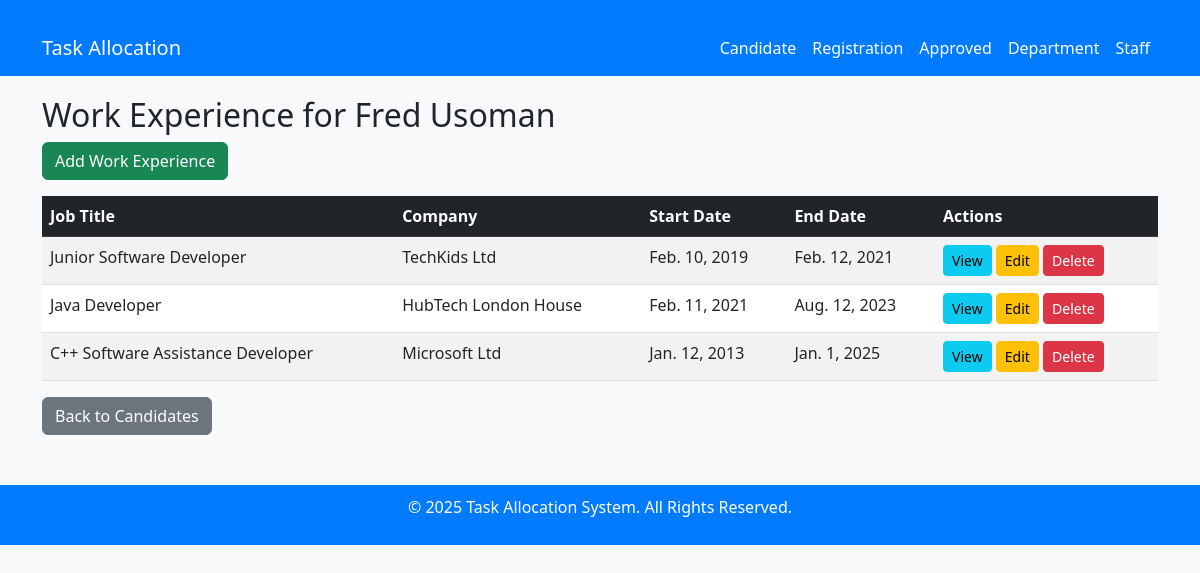
Screenshot of /work-experience/3/ with the database file from the repository.
### mainApp/models.py (models this page shows, shortened)
class Candidate(models.Model):
    first_name = models.CharField(max_length=100)
    last_name = models.CharField(max_length=100)
    email = models.EmailField(unique=True)
    phone = models.CharField(max_length=20, blank=True, null=True)
    resume = models.FileField(upload_to="resumes/", blank=True, null=True)
    certificate = models.FileField(upload_to="certificates/", blank=True, null=True)
    GENDER_LIST = [
        ("Male" ,"Male"),
        ("Female" , "Female"),
    ]
    gender = models.CharField(max_length=50, choices=GENDER_LIST, default="Male")
    approval = models.CharField(max_length=20, default='not_approved')
    role = models.CharField(max_length=50, default='no_role')
    date_applied = models.DateTimeField(auto_now_add=True)

class WorkExperience(models.Model):
    candidate = models.ForeignKey(Candidate, on_delete=models.CASCADE, related_name="work_experience")
    job_title = models.CharField(max_length=255)
    company_name = models.CharField(max_length=255)
    start_date = models.DateField()
    end_date = models.DateField(blank=True, null=True)
    responsibilities = models.TextField(blank=True, null=True)

### mainApp/views.py (the view)
# urls.py: path('work-experience/<int:candidate_id>/', views.work_experience_list, name='work_experience_list'),
def work_experience_list(request, candidate_id):
    candidate = get_object_or_404(Candidate, id=candidate_id)
    experiences = WorkExperience.objects.filter(candidate=candidate)
    return render(request, 'task_allocation/work_experience/list.html', {'experiences': experiences, 'candidate': candidate})

### templates/task_allocation/work_experience/list.html (shortened to what this page needs)
{% extends '../base.html' %}
  {% block content %}
  <h2>
    Work Experience for {{ candidate.first_name }} {{ candidate.last_name }}
  </h2>
  <a
    href="{% url 'add_work_experience' candidate.id %}"
    class="btn btn-success mb-3"
    >Add Work Experience</a
  >
  <table class="table table-striped">
    <thead class="table-dark">
      <tr>
        <th>Job Title</th>
        <th>Company</th>
        <th>Start Date</th>
        <th>End Date</th>
        <th>Actions</th>
      </tr>
    </thead>
    <tbody>
      {% for experience in experiences %}
      <tr>
        <td>{{ experience.job_title }}</td>
        <td>{{ experience.company_name }}</td>
        <td>{{ experience.start_date }}</td>
        <td>
          {% if experience.end_date %} {{ experience.end_date }} {% else %}
          Present {%endif %}
        </td>
        <td>
          <button type="button" class="btn btn-info btn-sm" data-bs-toggle="modal" data-bs-target="#exampleModal"
          onclick="showApprovedCandidateDetails('{{ experience.id }}', '{{candidate.id}}')" >View</button>
          <a
            href="{% url 'edit_work_experience' experience.id candidate.id %}"
            class="btn btn-warning btn-sm"
            >Edit</a
          >
          <a
            href="{% url 'delete_work_experience' experience.id candidate.id %}"
            class="btn btn-danger btn-sm"
            onclick="return confirm('Are you sure you want to delete this work experience?');"
            >Delete</a
          >
        </td>
      </tr>
      {% empty %}
      <tr>
        <td colspan="4" class="text-center">No work experience found.</td>
      </tr>
      {% endfor %}
    </tbody>
  </table>
  <a href="{% url 'candidate_list' %}" class="btn btn-secondary"
    >Back to Candidates</a>
  {% endblock %}

### templates/task_allocation/base.html (style rules this page uses)
body { background-color: #f8f9fa; }

### rows the page displays
Candidate: first_name "Fred", last_name "Usoman"
WorkExperience: job_title "Junior Software Developer", company_name "TechKids Ltd", start_date "Feb. 10, 2019", end_date "Feb. 12, 2021"
WorkExperience: job_title "Java Developer", company_name "HubTech London House", start_date "Feb. 11, 2021", end_date "Aug. 12, 2023"
WorkExperience: job_title "C++ Software Assistance Developer", company_name "Microsoft Ltd", start_date "Jan. 12, 2013", end_date "Jan. 1, 2025"
